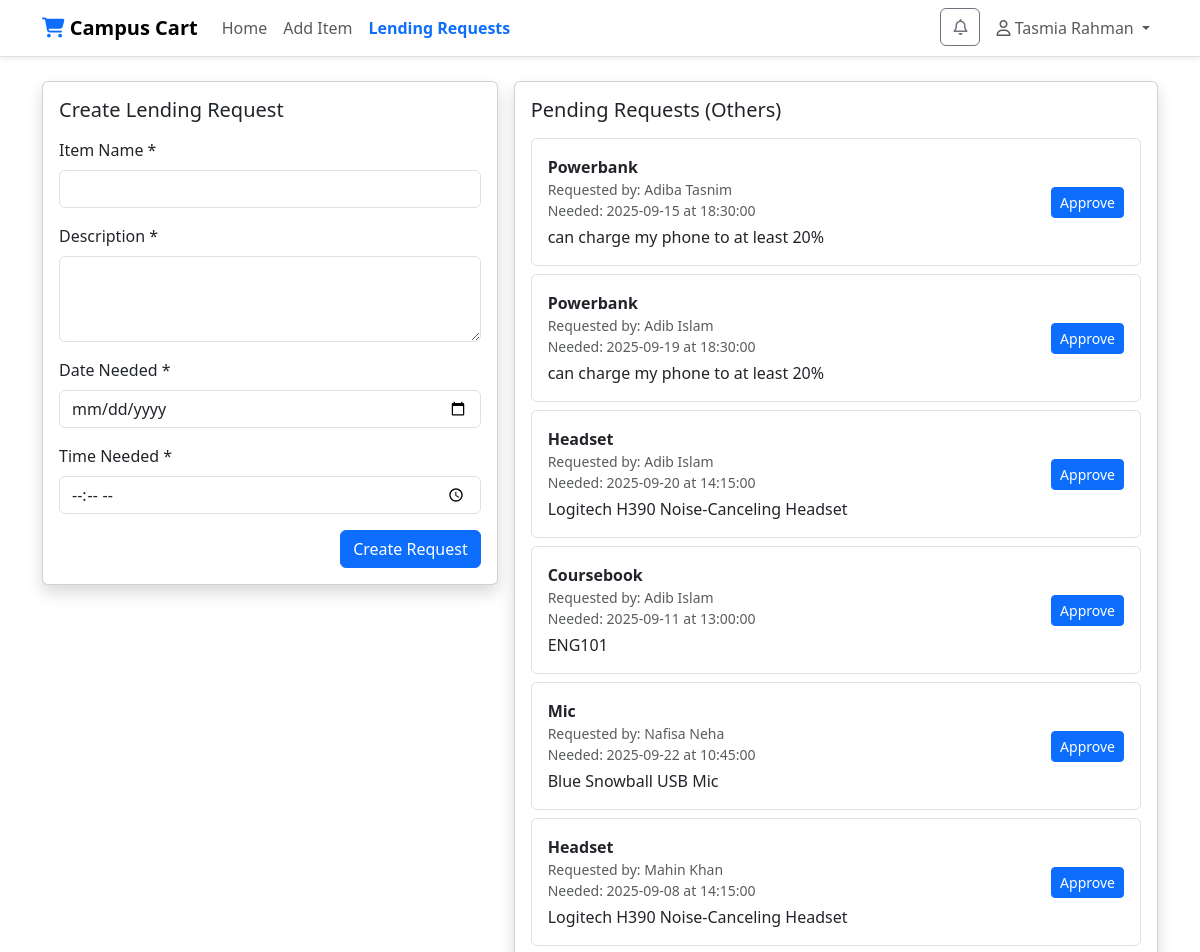
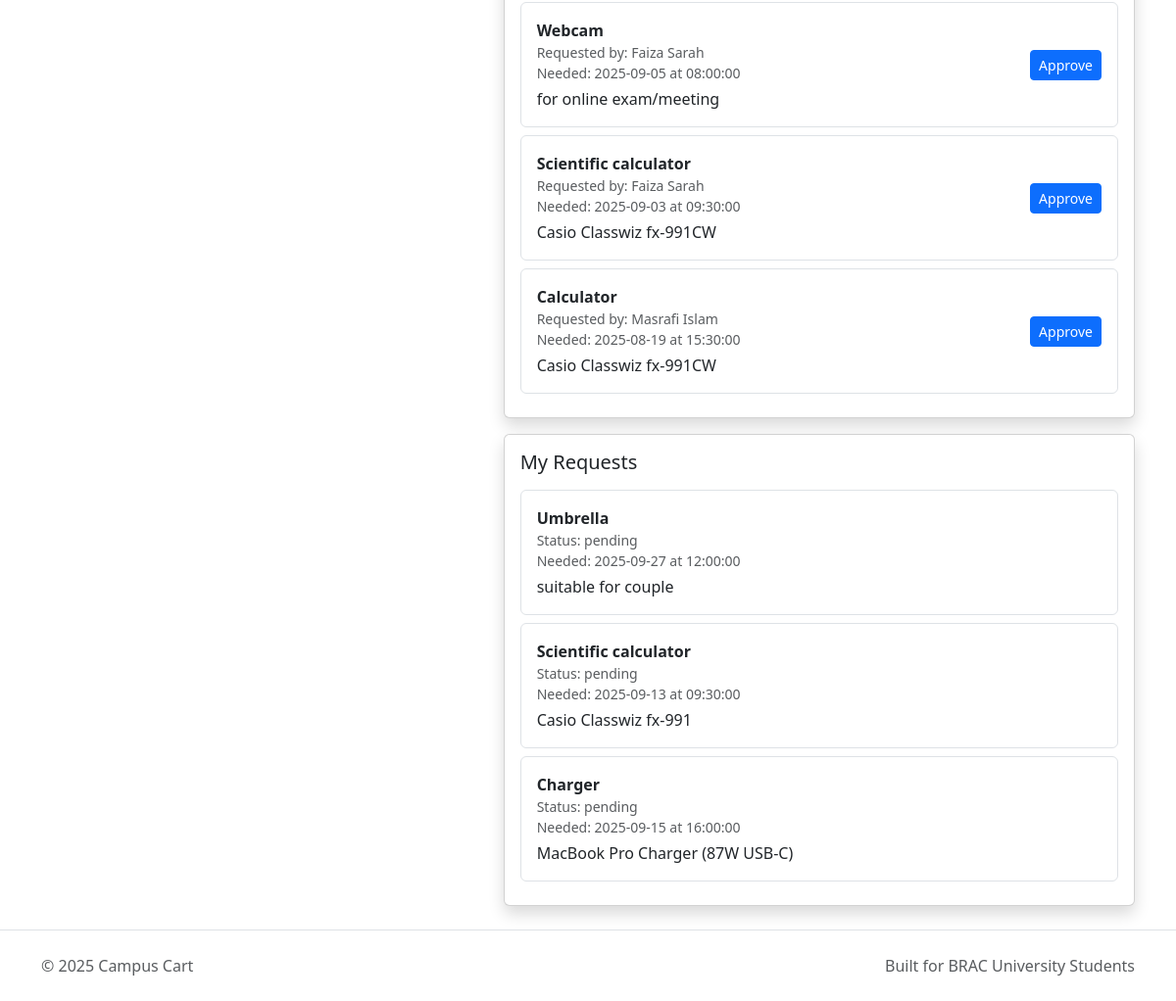
Screenshot of /lending_requests.php (signed in) with the database file from the repository (2 pictures, top to bottom).
### tables this page shows
CREATE TABLE lending_requests (
  id INT AUTO_INCREMENT PRIMARY KEY,
  requester_id INT NOT NULL,
  item_name VARCHAR(100) NOT NULL,
  description TEXT DEFAULT NULL,
  needed_date DATE DEFAULT NULL,
  needed_time TIME DEFAULT NULL,
  status ENUM('pending','approved') DEFAULT 'pending',
  requested_at DATETIME DEFAULT CURRENT_TIMESTAMP,
  approved_at DATETIME DEFAULT NULL,
  approved_by INT DEFAULT NULL,
  CONSTRAINT lending_requests_fk_requester_id FOREIGN KEY (requester_id) REFERENCES users(id) ON DELETE CASCADE,
  CONSTRAINT lending_requests_fk_approved_by FOREIGN KEY (approved_by) REFERENCES users(id)
);

CREATE TABLE users (
  id INT AUTO_INCREMENT PRIMARY KEY,
  name VARCHAR(100) NOT NULL,
  email VARCHAR(100) NOT NULL,
  password VARCHAR(20) NOT NULL,
  role ENUM('user','admin') DEFAULT 'user',
  rating_avg DECIMAL(4,2) NOT NULL DEFAULT 0.00,
  rating_count INT NOT NULL DEFAULT 0,
  created_at DATETIME DEFAULT CURRENT_TIMESTAMP,
  UNIQUE KEY email (email)
);

### includes/functions.php (called while the page is built, shortened)
<?php
require_once dirname(__DIR__) . '/dbconnect.php';
function list_pending_lending_requests(int $exclude_user_id = 0): array {
    global $conn;
    $sql = "SELECT lr.*, u.name AS requester_name
            FROM lending_requests lr
            JOIN users u ON lr.requester_id = u.id
            WHERE lr.status = 'pending'";
    if ($exclude_user_id > 0) { $sql .= " AND lr.requester_id <> " . (int)$exclude_user_id; }
    $sql .= " ORDER BY lr.id DESC";
    $res = $conn->query($sql);
    $rows = [];
    while ($row = $res->fetch_assoc()) { $rows[] = $row; }
    return $rows;
}
function list_my_lending_requests(int $user_id): array {
    global $conn;
    $sql = "SELECT * FROM lending_requests WHERE requester_id = ? ORDER BY id DESC";
    $stmt = $conn->prepare($sql);
    $stmt->bind_param('i', $user_id);
    $stmt->execute();
    $res = $stmt->get_result();
    $rows = [];
    while ($row = $res->fetch_assoc()) { $rows[] = $row; }
    return $rows;
}
?>

### lending_requests.php (the view, shortened to what this page needs)
<?php
require_once __DIR__ . '/includes/header.php';
$user_id = (int)$_SESSION['user_id'];
$my_requests = list_my_lending_requests($user_id);
$pending_requests = list_pending_lending_requests($user_id);
?>
<div class="row g-3">
  <div class="col-md-5">
    <div class="card shadow">
      <div class="card-body">
        <h5 class="card-title mb-3">Create Lending Request</h5>
        <form method="post">
          <div class="mb-3">
            <label class="form-label" for="item_name">Item Name *</label>
            <input class="form-control" id="item_name" name="item_name" required>
          </div>
          <div class="mb-3">
            <label class="form-label" for="description">Description *</label>
            <textarea class="form-control" id="description" name="description" rows="3" required></textarea>
          </div>
          <div class="mb-3">
            <label class="form-label" for="needed_date">Date Needed *</label>
            <input type="date" class="form-control" id="needed_date" name="needed_date" required>
          </div>
          <div class="mb-3">
            <label class="form-label" for="needed_time">Time Needed *</label>
            <input type="time" class="form-control" id="needed_time" name="needed_time" required>
          </div>
          <div class="d-flex justify-content-end">
            <button class="btn btn-primary" type="submit">Create Request</button>
          </div>
        </form>
      </div>
    </div>
  </div>
  <div class="col-md-7">
    <div class="card shadow mb-3">
      <div class="card-body">
        <h5 class="card-title mb-3">Pending Requests (Others)</h5>
        <?php if (empty($pending_requests)): ?>
          <div class="alert alert-warning">No pending requests from others.</div>
        <?php else: ?>
          <?php foreach ($pending_requests as $req): ?>
            <div class="border rounded p-3 mb-2">
              <div class="d-flex justify-content-between align-items-center">
                <div>
                  <div class="fw-bold"><?php echo htmlspecialchars($req['item_name']); ?></div>
                  <div class="small text-muted">Requested by: <?php echo htmlspecialchars($req['requester_name']); ?></div>
                  <div class="small text-muted">Needed: <?php echo htmlspecialchars($req['needed_date']); ?> at <?php echo htmlspecialchars($req['needed_time']); ?></div>
                  <?php if (!empty($req['description'])): ?>
                  <div class="mt-1"><?php echo nl2br(htmlspecialchars($req['description'])); ?></div>
                  <?php endif; ?>
                </div>
                <div class="d-flex gap-2">
                  <form method="post">
                    <button class="btn btn-primary btn-sm" type="submit">Approve</button>
                  </form>
                </div>
              </div>
            </div>
          <?php endforeach; ?>
        <?php endif; ?>
      </div>
    </div>
    <div class="card shadow">
      <div class="card-body">
        <h5 class="card-title mb-3">My Requests</h5>
        <?php if (empty($my_requests)): ?>
          <div class="alert alert-warning">You haven't created any requests yet.</div>
        <?php else: ?>
          <?php foreach ($my_requests as $req): ?>
            <div class="border rounded p-3 mb-2">
              <div class="d-flex justify-content-between align-items-center">
                <div>
                  <div class="fw-bold"><?php echo htmlspecialchars($req['item_name']); ?></div>
                  <div class="small text-muted">Status: <?php echo htmlspecialchars($req['status']); ?></div>
                  <div class="small text-muted">Needed: <?php echo htmlspecialchars($req['needed_date']); ?> at <?php echo htmlspecialchars($req['needed_time']); ?></div>
                  <?php if (!empty($req['description'])): ?>
                  <div class="mt-1"><?php echo nl2br(htmlspecialchars($req['description'])); ?></div>
                  <?php endif; ?>
                </div>
              </div>
            </div>
          <?php endforeach; ?>
        <?php endif; ?>
      </div>
    </div>
  </div>
</div>
<?php require_once __DIR__ . '/includes/footer.php'; ?>

### assets/css/style.css (style rules this page uses)
:root { --cc-primary: #0d6efd; }
.card { transition: box-shadow 0.15s ease; }
.form-control::placeholder { color: #adb5bd; }

### rows the page displays
lending_requests: item_name "Powerbank", requester.name "Adiba Tasnim", needed_date "2025-09-15", needed_time "18:30:00", description "can charge my phone to at least 20%"
lending_requests: item_name "Powerbank", requester.name "Adib Islam", needed_date "2025-09-19", needed_time "18:30:00", description "can charge my phone to at least 20%"
lending_requests: item_name "Headset", requester.name "Adib Islam", needed_date "2025-09-20", needed_time "14:15:00", description "Logitech H390 Noise-Canceling Headset"
lending_requests: item_name "Coursebook", requester.name "Adib Islam", needed_date "2025-09-11", needed_time "13:00:00", description "ENG101"
lending_requests: item_name "Mic", requester.name "Nafisa Neha", needed_date "2025-09-22", needed_time "10:45:00", description "Blue Snowball USB Mic"
lending_requests: item_name "Headset", requester.name "Mahin Khan", needed_date "2025-09-08", needed_time "14:15:00", description "Logitech H390 Noise-Canceling Headset"
lending_requests: item_name "Webcam", requester.name "Faiza Sarah", needed_date "2025-09-05", needed_time "08:00:00", description "for online exam/meeting"
lending_requests: item_name "Scientific calculator", requester.name "Faiza Sarah", needed_date "2025-09-03", needed_time "09:30:00", description "Casio Classwiz fx-991CW"
lending_requests: item_name "Calculator", requester.name "Masrafi Islam", needed_date "2025-08-19", needed_time "15:30:00", description "Casio Classwiz fx-991CW"
lending_requests: item_name "Umbrella", status "pending", needed_date "2025-09-27", needed_time "12:00:00", description "suitable for couple"
lending_requests: item_name "Scientific calculator", status "pending", needed_date "2025-09-13", needed_time "09:30:00", description "Casio Classwiz fx-991"
lending_requests: item_name "Charger", status "pending", needed_date "2025-09-15", needed_time "16:00:00", description "MacBook Pro Charger (87W USB-C)"

### other values shown
$_SESSION['user_name'] "Tasmia Rahman"
